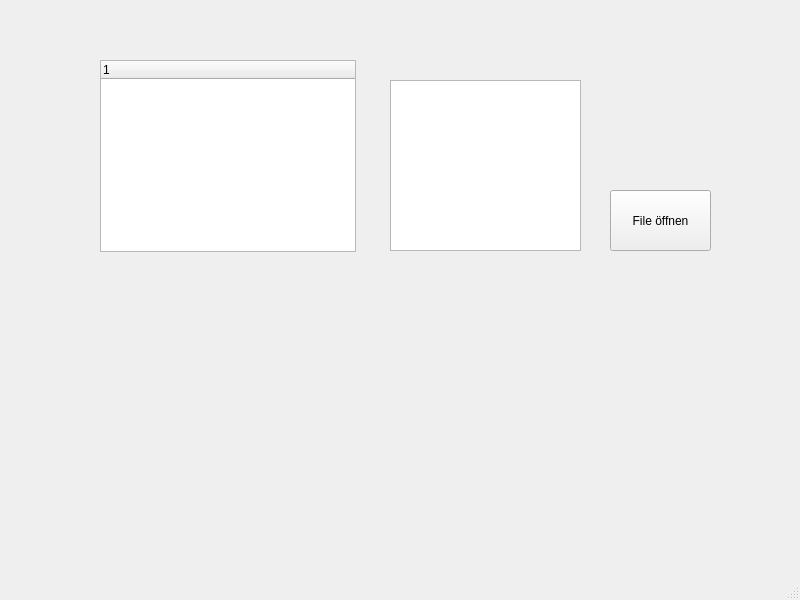
<?xml version="1.0" encoding="UTF-8"?>
<ui version="4.0">
 <class>MainWindow</class>
 <widget class="QMainWindow" name="MainWindow">
  <property name="geometry">
   <rect>
    <x>0</x>
    <y>0</y>
    <width>800</width>
    <height>600</height>
   </rect>
  </property>
  <property name="windowTitle">
   <string>MainWindow</string>
  </property>
  <widget class="QWidget" name="centralwidget">
   <widget class="QPushButton" name="pushButton">
    <property name="geometry">
     <rect>
      <x>610</x>
      <y>190</y>
      <width>101</width>
      <height>61</height>
     </rect>
    </property>
    <property name="text">
     <string>File öffnen</string>
    </property>
   </widget>
   <widget class="QTreeWidget" name="treeWidget">
    <property name="geometry">
     <rect>
      <x>100</x>
      <y>60</y>
      <width>256</width>
      <height>192</height>
     </rect>
    </property>
    <column>
     <property name="text">
      <string notr="true">1</string>
     </property>
    </column>
   </widget>
   <widget class="QTextEdit" name="textEdit">
    <property name="geometry">
     <rect>
      <x>390</x>
      <y>80</y>
      <width>191</width>
      <height>171</height>
     </rect>
    </property>
   </widget>
  </widget>
  <widget class="QMenuBar" name="menubar">
   <property name="geometry">
    <rect>
     <x>0</x>
     <y>0</y>
     <width>800</width>
     <height>34</height>
    </rect>
   </property>
  </widget>
  <widget class="QStatusBar" name="statusbar"/>
 </widget>
 <resources/>
 <connections/>
</ui>
